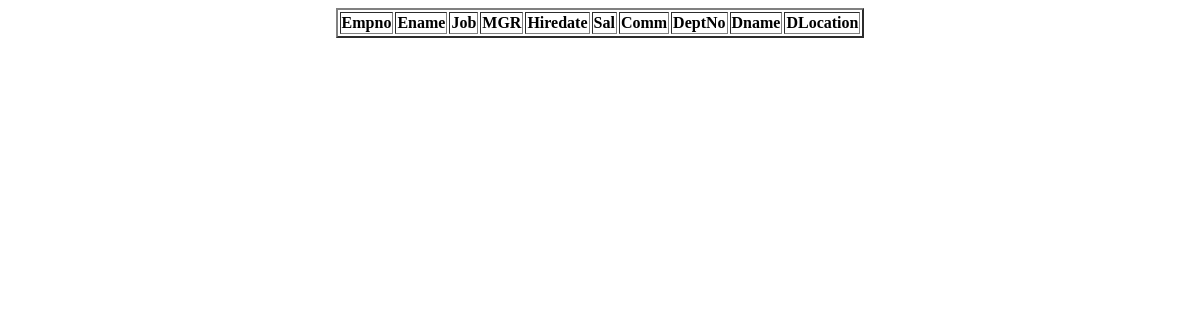
The app's page /equijoins/, older data.
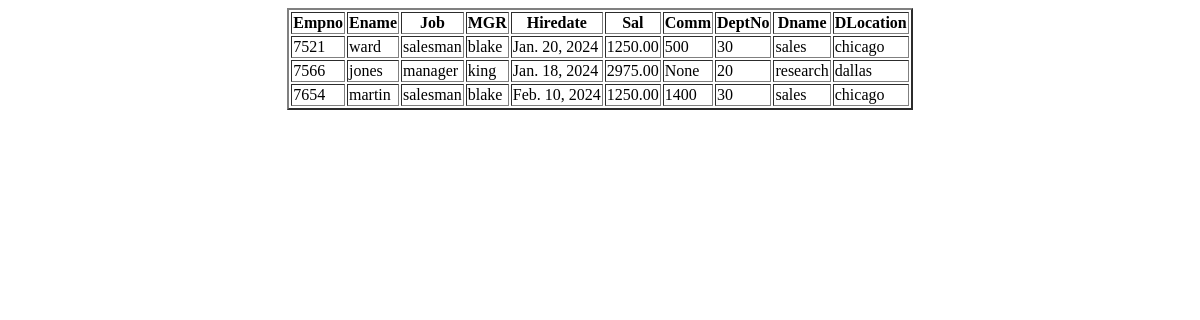
The same page, newer data.
### app/models.py (models this page shows)
class Emp(models.Model):
    empno = models.IntegerField(primary_key = True)
    ename = models.CharField(max_length = 100)
    job = models.CharField(max_length = 100)
    mgr = models.ForeignKey('self',on_delete = models.SET_NULL,null = True,blank = True)
    hiredate = models.DateField()
    sal = models.DecimalField(max_digits = 10,decimal_places = 2)
    comm = models.IntegerField(blank = True,null = True)
    deptno = models.ForeignKey(Dept,on_delete = models.CASCADE)
    def __str__(self):
        return self.ename

class Dept(models.Model):
    deptno = models.IntegerField(primary_key = True)
    dname = models.CharField(max_length = 100)
    dlocation = models.CharField(max_length = 100)

### app/views.py (the view)
# urls.py: path('equijoins/',equijoins,name = 'equijoins'),
def equijoins(request):
    EMPOBJECTS=Emp.objects.select_related('deptno').all()
    EMPOBJECTS=Emp.objects.select_related('deptno').filter(hiredate__year=2024)
    EMPOBJECTS=Emp.objects.select_related('deptno').filter(hiredate__year=2024,sal__gt=2500)
    EMPOBJECTS=Emp.objects.select_related('deptno').filter(deptno=10)
    EMPOBJECTS=Emp.objects.select_related('deptno').filter(deptno__dname='ACCOUNTING')
    EMPOBJECTS=Emp.objects.select_related('deptno').all()
    EMPOBJECTS=Emp.objects.select_related('deptno').filter(deptno__dlocation='DALLAS')
    EMPOBJECTS=Emp.objects.select_related('deptno').filter(mgr__isnull=True)
    EMPOBJECTS=Emp.objects.select_related('deptno').filter(comm__isnull=True)
    EMPOBJECTS=Emp.objects.select_related('deptno').filter(comm__isnull=False)
    EMPOBJECTS=Emp.objects.select_related('deptno').all()[2:5:]
    d = {'objects':EMPOBJECTS}
    return render(request,'equijoins.html',d)

### templates/equijoins.html (shortened to what this page needs)
<!DOCTYPE html>
<html lang="en">
<head>
</head>
<body>
    <center>
        <table border = '2px'>
            <tr>
                <th>Empno</th>
                <th>Ename</th>
                <th>Job</th>
                <th>MGR</th>
                <th>Hiredate</th>
                <th>Sal</th>
                <th>Comm</th>
                <th>DeptNo</th>
                <th>Dname</th>
                <th>DLocation</th>
            </tr>
            {% for ob in objects %}
                <tr>
                    <td>{{ob.empno}}</td>
                    <td>{{ob.ename}}</td>
                    <td>{{ob.job}}</td>
                    <td>{{ob.mgr}}</td>
                    <td>{{ob.hiredate}}</td>
                    <td>{{ob.sal}}</td>
                    <td>{{ob.comm}}</td>
                    <td>{{ob.deptno.deptno}}</td>
                    <td>{{ob.deptno.dname}}</td>
                    <td>{{ob.deptno.dlocation}}</td>
                </tr>
            {% endfor %}
        </table>
    </center>
</body>
</html>

Row changes from the older to the newer data that the page shows:
added Emp: empno "7521", ename "ward", job "salesman", mgr "blake", hiredate "Jan. 20, 2024", sal "1250.00", comm "500", deptno.deptno "30", deptno.dname "sales", deptno.dlocation "chicago"
now on this page (row unchanged): Emp: empno "7566", ename "jones", job "manager", mgr "king", hiredate "Jan. 18, 2024", sal "2975.00", comm "None", deptno.deptno "20", deptno.dname "research", deptno.dlocation "dallas"
added Emp: empno "7654", ename "martin", job "salesman", mgr "blake", hiredate "Feb. 10, 2024", sal "1250.00", comm "1400", deptno.deptno "30", deptno.dname "sales", deptno.dlocation "chicago"
